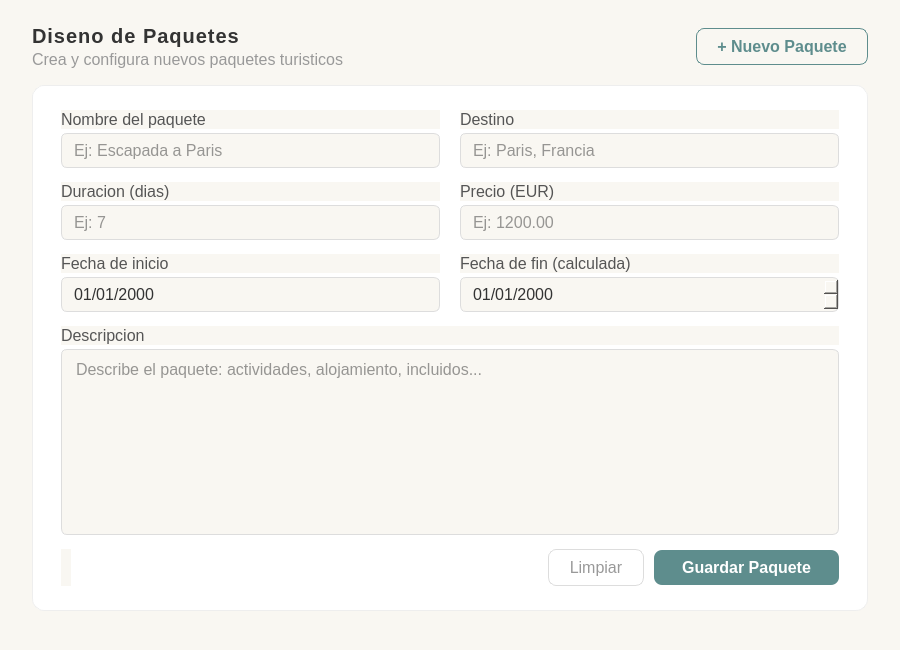
<?xml version="1.0" encoding="UTF-8"?>
<ui version="4.0">
 <class>VentanaDiseno</class>
 <widget class="QWidget" name="VentanaDiseno">
  <property name="geometry">
   <rect><x>0</x><y>0</y><width>900</width><height>650</height></rect>
  </property>
  <property name="styleSheet">
   <string notr="true">
QWidget {
    background-color: #f9f7f2;
    font-family: "Segoe UI", Arial, sans-serif;
}
QLabel#lblSeccionTitulo {
    font-size: 20px;
    font-weight: bold;
    color: #333333;
    letter-spacing: 1px;
}
QLabel#lblSeccionSub {
    font-size: 16px;
    color: #999999;
}
QFrame#formCard {
    background-color: #ffffff;
    border-radius: 12px;
    border: 1px solid #eeeeee;
}
QLabel {
    font-size: 16px;
    color: #555555;
}
QLineEdit, QTextEdit, QDateEdit {
    background-color: #f9f7f2;
    border: 1px solid #dddddd;
    border-radius: 6px;
    padding: 6px 10px;
    font-size: 16px;
    color: #333333;
}
QLineEdit:focus, QTextEdit:focus, QDateEdit:focus {
    border: 1px solid #5e8d8d;
    background-color: #ffffff;
}
QDateEdit::drop-down {
    border: none;
}
QPushButton#btnNuevoPaquete {
    background-color: transparent;
    border: 1px solid #5e8d8d;
    border-radius: 8px;
    padding: 8px 20px;
    font-size: 16px;
    font-weight: bold;
    color: #5e8d8d;
}
QPushButton#btnNuevoPaquete:hover {
    background-color: #5e8d8d;
    color: white;
}
QPushButton#btnGuardar {
    background-color: #5e8d8d;
    border: none;
    border-radius: 8px;
    padding: 8px 28px;
    font-size: 16px;
    font-weight: bold;
    color: white;
}
QPushButton#btnGuardar:hover {
    background-color: #4a7474;
}
QPushButton#btnLimpiar {
    background-color: transparent;
    border: 1px solid #dddddd;
    border-radius: 8px;
    padding: 8px 20px;
    font-size: 16px;
    color: #999999;
}
QPushButton#btnLimpiar:hover {
    border-color: #e05252;
    color: #e05252;
}
QLabel#lblEstado {
    font-size: 16px;
    font-weight: bold;
}
   </string>
  </property>

  <layout class="QVBoxLayout" name="mainLayout">
   <property name="leftMargin"><number>32</number></property>
   <property name="topMargin"><number>24</number></property>
   <property name="rightMargin"><number>32</number></property>
   <property name="bottomMargin"><number>24</number></property>
   <property name="spacing"><number>16</number></property>

   <!-- Cabecera -->
   <item>
    <layout class="QHBoxLayout" name="headerLayout">
     <property name="spacing"><number>12</number></property>
     <item>
      <layout class="QVBoxLayout">
       <property name="spacing"><number>2</number></property>
       <item>
        <widget class="QLabel" name="lblSeccionTitulo">
         <property name="text"><string>Diseno de Paquetes</string></property>
        </widget>
       </item>
       <item>
        <widget class="QLabel" name="lblSeccionSub">
         <property name="text"><string>Crea y configura nuevos paquetes turisticos</string></property>
        </widget>
       </item>
      </layout>
     </item>
     <item>
      <spacer>
       <property name="orientation"><enum>Qt::Horizontal</enum></property>
       <property name="sizeHint" stdset="0"><size><width>40</width><height>20</height></size></property>
      </spacer>
     </item>
     <item>
      <widget class="QPushButton" name="btnNuevoPaquete">
       <property name="text"><string>+ Nuevo Paquete</string></property>
       <property name="cursor"><cursorShape>PointingHandCursor</cursorShape></property>
      </widget>
     </item>
    </layout>
   </item>

   <!-- Formulario -->
   <item>
    <widget class="QFrame" name="formCard">
     <layout class="QVBoxLayout" name="formLayout">
      <property name="leftMargin"><number>28</number></property>
      <property name="topMargin"><number>24</number></property>
      <property name="rightMargin"><number>28</number></property>
      <property name="bottomMargin"><number>24</number></property>
      <property name="spacing"><number>14</number></property>

      <!-- Fila 1: Nombre + Destino -->
      <item>
       <layout class="QHBoxLayout" name="fila1">
        <property name="spacing"><number>20</number></property>
        <item>
         <layout class="QVBoxLayout">
          <property name="spacing"><number>4</number></property>
          <item>
           <widget class="QLabel" name="lblNombre">
            <property name="text"><string>Nombre del paquete</string></property>
           </widget>
          </item>
          <item>
           <widget class="QLineEdit" name="inputNombre">
            <property name="placeholderText"><string>Ej: Escapada a Paris</string></property>
           </widget>
          </item>
         </layout>
        </item>
        <item>
         <layout class="QVBoxLayout">
          <property name="spacing"><number>4</number></property>
          <item>
           <widget class="QLabel" name="lblDestino">
            <property name="text"><string>Destino</string></property>
           </widget>
          </item>
          <item>
           <widget class="QLineEdit" name="inputDestino">
            <property name="placeholderText"><string>Ej: Paris, Francia</string></property>
           </widget>
          </item>
         </layout>
        </item>
       </layout>
      </item>

      <!-- Fila 2: Duracion + Precio -->
      <item>
       <layout class="QHBoxLayout" name="fila2">
        <property name="spacing"><number>20</number></property>
        <item>
         <layout class="QVBoxLayout">
          <property name="spacing"><number>4</number></property>
          <item>
           <widget class="QLabel" name="lblDuracion">
            <property name="text"><string>Duracion (dias)</string></property>
           </widget>
          </item>
          <item>
           <widget class="QLineEdit" name="inputDuracion">
            <property name="placeholderText"><string>Ej: 7</string></property>
           </widget>
          </item>
         </layout>
        </item>
        <item>
         <layout class="QVBoxLayout">
          <property name="spacing"><number>4</number></property>
          <item>
           <widget class="QLabel" name="lblPrecio">
            <property name="text"><string>Precio (EUR)</string></property>
           </widget>
          </item>
          <item>
           <widget class="QLineEdit" name="inputPrecio">
            <property name="placeholderText"><string>Ej: 1200.00</string></property>
           </widget>
          </item>
         </layout>
        </item>
       </layout>
      </item>

      <!-- Fila 3: Fecha inicio + Fecha fin (calculada) -->
      <item>
       <layout class="QHBoxLayout" name="fila3">
        <property name="spacing"><number>20</number></property>
        <item>
         <layout class="QVBoxLayout">
          <property name="spacing"><number>4</number></property>
          <item>
           <widget class="QLabel" name="lblFechaIni">
            <property name="text"><string>Fecha de inicio</string></property>
           </widget>
          </item>
          <item>
           <widget class="QDateEdit" name="inputFechaIni">
            <property name="calendarPopup"><bool>true</bool></property>
            <property name="displayFormat"><string>dd/MM/yyyy</string></property>
           </widget>
          </item>
         </layout>
        </item>
        <item>
         <layout class="QVBoxLayout">
          <property name="spacing"><number>4</number></property>
          <item>
           <widget class="QLabel" name="lblFechaFin">
            <property name="text"><string>Fecha de fin (calculada)</string></property>
           </widget>
          </item>
          <item>
           <widget class="QDateEdit" name="inputFechaFin">
            <property name="calendarPopup"><bool>false</bool></property>
            <property name="displayFormat"><string>dd/MM/yyyy</string></property>
            <property name="readOnly"><bool>true</bool></property>
           </widget>
          </item>
         </layout>
        </item>
       </layout>
      </item>

      <!-- Descripcion -->
      <item>
       <layout class="QVBoxLayout">
        <property name="spacing"><number>4</number></property>
        <item>
         <widget class="QLabel" name="lblDescripcion">
          <property name="text"><string>Descripcion</string></property>
         </widget>
        </item>
        <item>
         <widget class="QTextEdit" name="textDescripcion">
          <property name="placeholderText"><string>Describe el paquete: actividades, alojamiento, incluidos...</string></property>
          <property name="minimumHeight"><number>90</number></property>
         </widget>
        </item>
       </layout>
      </item>

      <!-- Botones + estado -->
      <item>
       <layout class="QHBoxLayout" name="botonesLayout">
        <property name="spacing"><number>10</number></property>
        <item>
         <widget class="QLabel" name="lblEstado">
          <property name="text"><string></string></property>
         </widget>
        </item>
        <item>
         <spacer>
          <property name="orientation"><enum>Qt::Horizontal</enum></property>
          <property name="sizeHint" stdset="0"><size><width>40</width><height>20</height></size></property>
         </spacer>
        </item>
        <item>
         <widget class="QPushButton" name="btnLimpiar">
          <property name="text"><string>Limpiar</string></property>
          <property name="cursor"><cursorShape>PointingHandCursor</cursorShape></property>
         </widget>
        </item>
        <item>
         <widget class="QPushButton" name="btnGuardar">
          <property name="text"><string>Guardar Paquete</string></property>
          <property name="cursor"><cursorShape>PointingHandCursor</cursorShape></property>
         </widget>
        </item>
       </layout>
      </item>

     </layout>
    </widget>
   </item>

   <item>
    <spacer>
     <property name="orientation"><enum>Qt::Vertical</enum></property>
     <property name="sizeHint" stdset="0"><size><width>20</width><height>20</height></size></property>
    </spacer>
   </item>

  </layout>
 </widget>
</ui>
